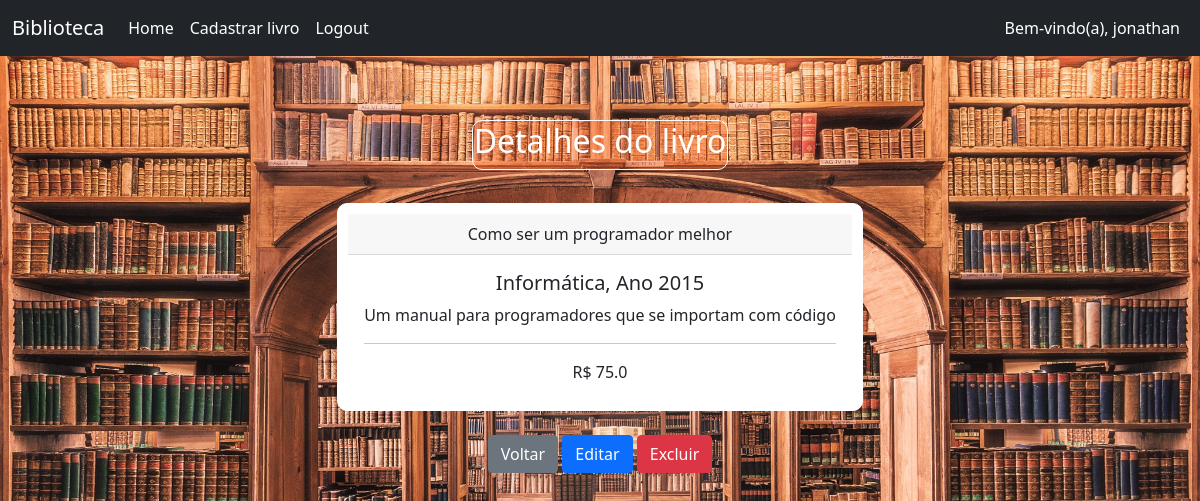
The app's page /book/12 (signed in) with its own data.
### livraria/models.py (models this page shows, shortened)
class Book(models.Model):
    created_at = models.DateTimeField(auto_now_add=True)
    title = models.CharField(max_length=50)
    description = models.CharField(max_length=200)
    year = models.IntegerField()
    genre = models.CharField(max_length=30)
    value = models.FloatField()

### livraria/views.py (the view)
# urls.py: path('book/<int:id>', book_detail, name='book'),
def book_detail(request, id):
    if request.user.is_authenticated:
        book = Book.objects.get(id=id)
        return render(request, 'book.html', {'book':book})
    else:
        messages.error(request, 'Você precisa estar logado!')
        return redirect('home')

### livraria/templates/book.html
{% extends 'base.html' %}
{% block content %}
<div class="col-md-6 offset-md-3" style="margin-top: 40px; text-align: center;">
    <div class="text-white title-shadow no-shadow" style="background-color: rgba(252, 98, 37, 0.3); border: 1px solid #ffffff; border-radius: 10px; padding: 1px; display: inline-block;">
        <h2>Detalhes do livro</h2>
    </div>
    <hr>
    <div class="card" style="background-color: white; border: 1px solid #ffffff; border-radius: 10px; padding: 10px; display: inline-block;">
        <div class="card-header text-center">
            {{book.title}}
        </div>
        <div class="card-body text-center">
            <h5 class="card-title">{{book.genre}}, Ano {{book.year}}</h5>
            <p>{{book.description}}</p>
            <hr>
            <span>R$ {{book.value}}</span>
        </div>
    </div>
    <br><br>
    <a href="{% url 'home' %}" class="btn btn-secondary">Voltar</a>
    <a href="{% url 'update_book' book.id %}" class="btn btn-primary">Editar</a>
    <a href="{% url 'confirm_delete_book' book.id %}" class="btn btn-danger">Excluir</a>
</div>
{% endblock %}

### livraria/templates/navbar.html (shortened to what this page needs)
<nav class="navbar navbar-expand-lg navbar-dark bg-dark">
    <div class="container-fluid">
      <a class="navbar-brand" href="{% url 'home' %}">Biblioteca</a>
      <div class="collapse navbar-collapse" id="navbarSupportedContent">
        <ul class="navbar-nav me-auto mb-2 mb-lg-0">
          <li class="nav-item">
            <a class="nav-link active" aria-current="page" href="{% url 'home' %}">Home</a>
          </li>
          {% if user.is_authenticated %}
          <li class="nav-item">
            <a class="nav-link active" aria-current="page" href="{% url 'add_book' %}">Cadastrar livro</a>
          </li>
          <li class="nav-item">
            <a class="nav-link active" aria-current="page" href="{% url 'logout' %}">Logout</a>
          </li>
          {% endif %}
        </ul>
        <ul class="navbar-nav ml-auto">
          {% if user.is_authenticated %}
          <li class="nav-item">
            <span class="nav-link active" aria-current="page">
              Bem-vindo(a), {{ user.username }}
            </span>
          </li>
          {% endif %}
        </ul>
      </div>
    </div>
  </nav>

### records on screen
Book: title "Como ser um programador melhor", genre "Informática", year "2015", description "Um manual para programadores que se importam com código", value "75.0"

### other values on screen
{{ user.username }} "jonathan"
